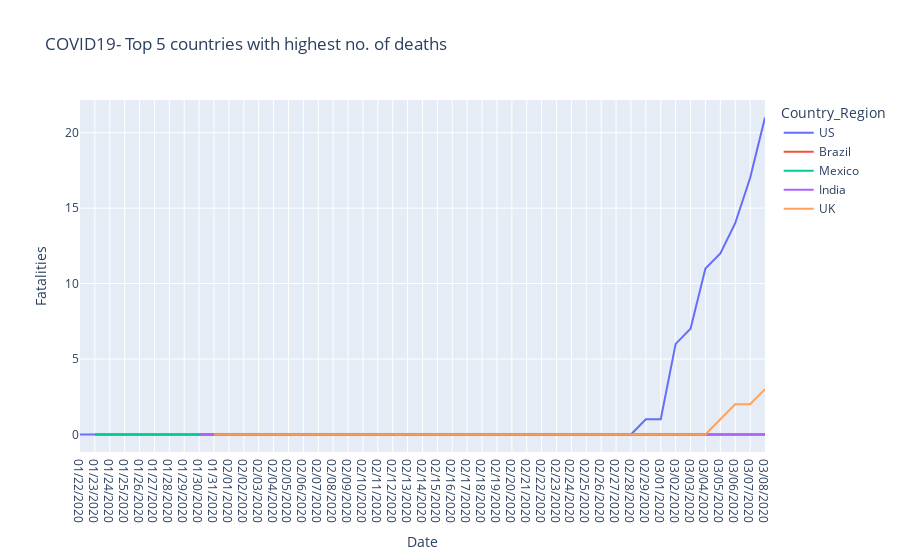

Source (notebook cell):
### Code cell
df_countries_fatal = df_countries.sort_values(by = 'Fatalities',ascending =False)
top5_f = df_trend.loc[df_trend['Country_Region'].isin(['US', 'Brazil', 'India', 'Mexico', 'UK'])]
figb = px.line(top5_f, x='Date', y='Fatalities', color='Country_Region', title='COVID19- Top 5 countries with highest no. of deaths')
figb.show()

### Figure 1 — Plotly figure (JSON) as saved in the notebook; plotly's stock layout.template omitted (floating-point values rounded to 4 significant figures)
{"data": [{"hovertemplate": "Country_Region=US<br>Date=%{x}<br>Fatalities=%{y}<extra></extra>", "legendgroup": "US", "line": {"color": "#636efa", "dash": "solid"}, "marker": {"symbol": "circle"}, "mode": "lines", "name": "US", "orientation": "v", "showlegend": true, "type": "scatter", "x": ["01/22/2020", "01/23/2020", "01/24/2020", "01/25/2020", "01/26/2020", "01/27/2020", "01/28/2020", "01/29/2020", "01/30/2020", "01/31/2020", "02/01/2020", "02/02/2020", "02/03/2020", "02/04/2020", "02/05/2020", "02/06/2020", "02/07/2020", "02/08/2020", "02/09/2020", "02/10/2020", "02/11/2020", "02/12/2020", "02/13/2020", "02/14/2020", "02/15/2020", "02/16/2020", "02/17/2020", "02/18/2020", "02/19/2020", "02/20/2020", "02/21/2020", "02/22/2020", "02/23/2020", "02/24/2020", "02/25/2020", "02/26/2020", "02/27/2020", "02/28/2020", "02/29/2020", "03/01/2020", "03/02/2020", "03/03/2020", "03/04/2020", "03/05/2020", "03/06/2020", "03/07/2020", "03/08/2020"], "xaxis": "x", "y": [0, 0, 0, 0, 0, 0, 0, 0, 0, 0, 0, 0, 0, 0, 0, 0, 0, 0, 0, 0, 0, 0, 0, 0, 0, 0, 0, 0, 0, 0, 0, 0, 0, 0, 0, 0, 0, 0, 1, 1, 6, 7, 11, 12, 14, 17, 21], "yaxis": "y"}, {"hovertemplate": "Country_Region=Brazil<br>Date=%{x}<br>Fatalities=%{y}<extra></extra>", "legendgroup": "Brazil", "line": {"color": "#EF553B", "dash": "solid"}, "marker": {"symbol": "circle"}, "mode": "lines", "name": "Brazil", "orientation": "v", "showlegend": true, "type": "scatter", "x": ["01/23/2020", "02/26/2020", "02/27/2020", "02/28/2020", "02/29/2020", "03/01/2020", "03/02/2020", "03/03/2020", "03/04/2020", "03/05/2020", "03/06/2020", "03/07/2020", "03/08/2020"], "xaxis": "x", "y": [0, 0, 0, 0, 0, 0, 0, 0, 0, 0, 0, 0, 0], "yaxis": "y"}, {"hovertemplate": "Country_Region=Mexico<br>Date=%{x}<br>Fatalities=%{y}<extra></extra>", "legendgroup": "Mexico", "line": {"color": "#00cc96", "dash": "solid"}, "marker": {"symbol": "circle"}, "mode": "lines", "name": "Mexico", "orientation": "v", "showlegend": true, "type": "scatter", "x": ["01/23/2020", "02/28/2020", "02/29/2020", "03/01/2020", "03/02/2020", "03/03/2020", "03/04/2020", "03/05/2020", "03/06/2020", "03/07/2020", "03/08/2020"], "xaxis": "x", "y": [0, 0, 0, 0, 0, 0, 0, 0, 0, 0, 0], "yaxis": "y"}, {"hovertemplate": "Country_Region=India<br>Date=%{x}<br>Fatalities=%{y}<extra></extra>", "legendgroup": "India", "line": {"color": "#ab63fa", "dash": "solid"}, "marker": {"symbol": "circle"}, "mode": "lines", "name": "India", "orientation": "v", "showlegend": true, "type": "scatter", "x": ["01/30/2020", "01/31/2020", "02/01/2020", "02/02/2020", "02/03/2020", "02/04/2020", "02/05/2020", "02/06/2020", "02/07/2020", "02/08/2020", "02/09/2020", "02/10/2020", "02/11/2020", "02/12/2020", "02/13/2020", "02/14/2020", "02/15/2020", "02/16/2020", "02/17/2020", "02/18/2020", "02/19/2020", "02/20/2020", "02/21/2020", "02/22/2020", "02/23/2020", "02/24/2020", "02/25/2020", "02/26/2020", "02/27/2020", "02/28/2020", "02/29/2020", "03/01/2020", "03/02/2020", "03/03/2020", "03/04/2020", "03/05/2020", "03/06/2020", "03/07/2020", "03/08/2020"], "xaxis": "x", "y": [0, 0, 0, 0, 0, 0, 0, 0, 0, 0, 0, 0, 0, 0, 0, 0, 0, 0, 0, 0, 0, 0, 0, 0, 0, 0, 0, 0, 0, 0, 0, 0, 0, 0, 0, 0, 0, 0, 0], "yaxis": "y"}, {"hovertemplate": "Country_Region=UK<br>Date=%{x}<br>Fatalities=%{y}<extra></extra>", "legendgroup": "UK", "line": {"color": "#FFA15A", "dash": "solid"}, "marker": {"symbol": "circle"}, "mode": "lines", "name": "UK", "orientation": "v", "showlegend": true, "type": "scatter", "x": ["01/31/2020", "02/01/2020", "02/02/2020", "02/03/2020", "02/04/2020", "02/05/2020", "02/06/2020", "02/07/2020", "02/08/2020", "02/09/2020", "02/10/2020", "02/11/2020", "02/12/2020", "02/13/2020", "02/14/2020", "02/15/2020", "02/16/2020", "02/17/2020", "02/18/2020", "02/19/2020", "02/20/2020", "02/21/2020", "02/22/2020", "02/23/2020", "02/24/2020", "02/25/2020", "02/26/2020", "02/27/2020", "02/28/2020", "02/29/2020", "03/01/2020", "03/02/2020", "03/03/2020", "03/04/2020", "03/05/2020", "03/06/2020", "03/07/2020", "03/08/2020"], "xaxis": "x", "y": [0, 0, 0, 0, 0, 0, 0, 0, 0, 0, 0, 0, 0, 0, 0, 0, 0, 0, 0, 0, 0, 0, 0, 0, 0, 0, 0, 0, 0, 0, 0, 0, 0, 0, 1, 2, 2, 3], "yaxis": "y"}], "layout": {"legend": {"title": {"text": "Country_Region"}, "tracegroupgap": 0}, "title": {"text": "COVID19- Top 5 countries with highest no. of deaths"}, "xaxis": {"anchor": "y", "domain": [0, 1], "title": {"text": "Date"}}, "yaxis": {"anchor": "x", "domain": [0, 1], "title": {"text": "Fatalities"}}}}
